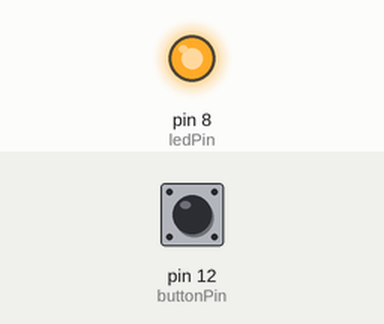
Simulated run of this sketch. Board: Arduino Uno, built with avr-gcc and run on an emulated ATmega328P. Parts: output pins drawn as LEDs (lit = HIGH). Inputs (shaded band) come from the test bench; at power-on: pin 12 (buttonPin) LOW. What the sketch prints to the serial monitor is not drawn.

Above: at 0.3 s.
Timing chart, 0 to 1.8 s (numbered marks = the images above):
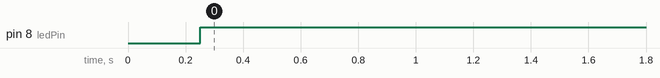

The sketch:

push_button_pull_up_and_pull_down_resister1.ino
```cpp
/*by using push button we cam on and off the led */

int ledPin=8;                      //pin 8 is connected to ledpin
int buttonPin=12;				   //pin 12 connected to push button
int buttonRead;

void setup()
{
  Serial.begin(9600);
  pinMode(ledPin, OUTPUT);
  pinMode(buttonPin, INPUT);
}

void loop()
{
  buttonRead=digitalRead(buttonPin);
  Serial.println(buttonRead);
  delay(250);
  if(buttonRead==1){			//if button not pressed
    digitalWrite(ledPin,LOW);
  }
  if(buttonRead==0){			//button pressed
    digitalWrite(ledPin,HIGH);
  }

}
```

Measured:
- by itself, pin 8 (ledPin): LOW → HIGH at 0.25 s
